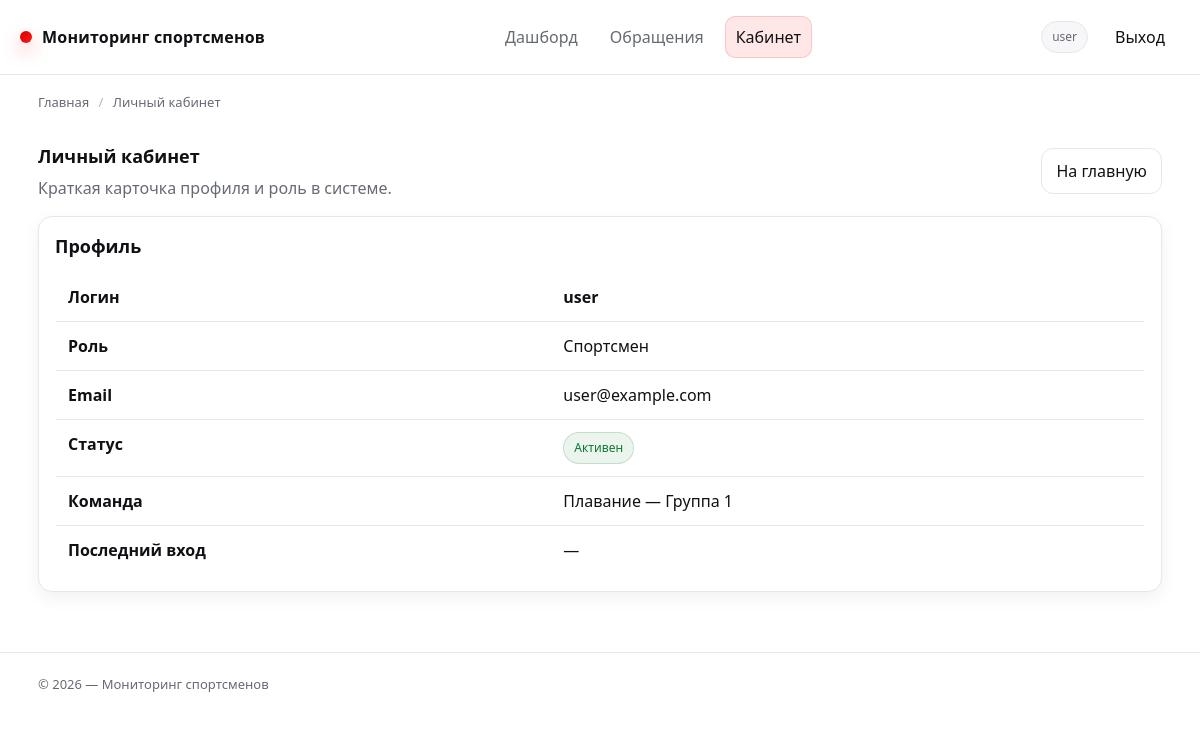
The page /cabinet/ (signed in) on the database its author committed.
### app/models.py (models this page shows, shortened)
class User(db.Model, UserMixin):
    __tablename__ = "users"
    id = db.Column(db.Integer, primary_key=True)
    username = db.Column(db.String(64), unique=True, nullable=False, index=True)
    email = db.Column(db.String(120), unique=True, nullable=True, index=True)
    password_hash = db.Column(db.String(255), nullable=False)
    role = db.Column(db.String(32), nullable=False, default=ROLE_USER, index=True)
    is_active = db.Column(db.Boolean, nullable=False, default=True)
    created_at = db.Column(db.DateTime, nullable=False, default=datetime.utcnow)
    last_login_at = db.Column(db.DateTime, nullable=True)
    measurements_created = db.relationship(
        "Measurement",
        back_populates="created_by",
        lazy="select",
    )
    feedback_created = db.relationship(
        "Feedback",
        back_populates="author",
        lazy="select",
    )
    exports_created = db.relationship(
        "ExportBatch",
        back_populates="created_by",
        lazy="select",
    )
    teams_managed = db.relationship(
        "Team",
        back_populates="coach",
        lazy="select",
    )
    alerts_closed = db.relationship(
        "Alert",
        back_populates="closed_by",
        lazy="select",
        foreign_keys="Alert.closed_by_id",
    )
    audit_events = db.relationship(
        "AuditLog",
        back_populates="user",
        lazy="select",
    )
    athlete = db.relationship(
        "Athlete",
        back_populates="user",
        uselist=False,
        lazy="select",
    )
    def has_role(self, *roles: str) -> bool:
        return self.role in roles

class Team(db.Model):
    __tablename__ = "teams"
    id = db.Column(db.Integer, primary_key=True)
    name = db.Column(db.String(120), unique=True, nullable=False, index=True)
    coach_id = db.Column(db.Integer, db.ForeignKey("users.id"), nullable=True, index=True)
    coach = db.relationship("User", back_populates="teams_managed", lazy="select")
    parent_id = db.Column(db.Integer, db.ForeignKey("teams.id"), nullable=True)
    parent = db.relationship("Team", remote_side=[id], backref="children")
    is_active = db.Column(db.Boolean, nullable=False, default=True)
    created_at = db.Column(db.DateTime, nullable=False, default=datetime.utcnow)
    athletes = db.relationship("Athlete", back_populates="team", lazy="select")

### app/cabinet.py (the view, shortened to what this page needs)
@bp.get("/")
@login_required
def cabinet_home():
    bc = crumbs(("Главная", url_for("routes.index")), ("Личный кабинет", ""))
    role_labels = {
        ROLE_ADMIN: "Администратор",
        ROLE_DOCTOR: "Врач",
        ROLE_COACH: "Тренер",
        ROLE_OPERATOR: "Оператор",
        ROLE_USER: "Спортсмен",
    }
    role_title = role_labels.get(getattr(current_user, "role", None), "—")
    athlete_profile = getattr(current_user, "athlete", None)
    is_coach_role = is_coach(current_user)
    team_label = None
    coach_team = None
    team_members = []
    users_pool = []
    if athlete_profile and athlete_profile.team:
        team_label = athlete_profile.team.name
    return render_template(
        "cabinet.html",
        breadcrumbs=bc,
        athlete_profile=athlete_profile,
        role_title=role_title,
        team_label=team_label,
        coach_team=coach_team,
        team_members=team_members,
        users_pool=users_pool,
    )

### app/__init__.py (called while the page is built)
@login_manager.user_loader
def load_user(user_id: str):
    try:
        return db.session.get(User, int(user_id))
    except Exception:
        return None

### app/permissions.py (called while the page is built)
def _is_active_user(user: Optional[User]) -> bool:
    return bool(user and getattr(user, "is_authenticated", False) and getattr(user, "is_active", True))

def has_role(user: Optional[User], *roles: str) -> bool:
    if not _is_active_user(user):
        return False
    return bool(getattr(user, "has_role", lambda *_: False)(*roles))

def is_admin(user: Optional[User]) -> bool:
    return has_role(user, ROLE_ADMIN)

def is_doctor(user: Optional[User]) -> bool:
    return has_role(user, ROLE_DOCTOR)

def is_coach(user: Optional[User]) -> bool:
    return has_role(user, ROLE_COACH)

def is_operator(user: Optional[User]) -> bool:
    return has_role(user, ROLE_OPERATOR)

def is_user(user: Optional[User]) -> bool:
    return has_role(user, ROLE_USER)

def is_staff(user: Optional[User]) -> bool:
    return has_role(user, ROLE_ADMIN, ROLE_DOCTOR, ROLE_COACH, ROLE_OPERATOR)

### app/utils.py (called while the page is built)
def crumbs(*items: Tuple[str, str]) -> List[Dict[str, str]]:
    return [{"title": title, "url": url or ""} for title, url in items]

### app/templates/cabinet.html (shortened to what this page needs)
{% extends "base.html" %}
{% block content %}
  <div class="row space-between">
    <div>
      <h1 class="card__title" style="margin:0;">Личный кабинет</h1>
      <p class="card__subtitle" style="margin:6px 0 0;">
        Краткая карточка профиля и роль в системе.
      </p>
    </div>
    <div class="row">
      <a class="btn" href="{{ url_for('routes.index') }}">На главную</a>
    </div>
  </div>
  <div class="card mt-16">
    <div class="card__body">
      <h2 class="card__title">Профиль</h2>
      <table class="table mt-12">
        <tbody>
          <tr>
            <th>Логин</th>
            <td><b>{{ current_user.username }}</b></td>
          </tr>
          <tr>
            <th>Роль</th>
            <td>{{ role_title }}</td>
          </tr>
          <tr>
            <th>Email</th>
            <td>{{ current_user.email or "—" }}</td>
          </tr>
          <tr>
            <th>Статус</th>
            <td>
              {% if current_user.is_active %}
                <span class="badge badge--ok">Активен</span>
              {% else %}
                <span class="badge badge--warn">Неактивен</span>
              {% endif %}
            </td>
          </tr>
          {% if team_label %}
            <tr>
              <th>Команда</th>
              <td>{{ team_label }}</td>
            </tr>
          {% endif %}
          <tr>
            <th>Последний вход</th>
            <td>{{ current_user.last_login_at.strftime('%Y-%m-%d %H:%M') if current_user.last_login_at else "—" }}</td>
          </tr>
        </tbody>
      </table>
    </div>
  </div>
{% endblock %}

### app/templates/partials/_nav.html (shortened to what this page needs)
<header class="header">
  <div class="container header__inner">
    <a class="brand" href="{{ url_for('routes.index') }}">
      <span class="brand__dot" aria-hidden="true"></span>
      <span>{{ APP_TITLE or "Мониторинг спортсменов" }}</span>
    </a>
    <nav class="nav" aria-label="Навигация">
      {% if is_authenticated %}
        <a href="{{ url_for('routes.index') }}"
           class="{% if request.endpoint == 'routes.index' %}is-active{% endif %}">
          Дашборд
        </a>
      {% endif %}
      <a href="{{ url_for('feedback.feedback_home') }}"
         class="{% if request.endpoint and request.endpoint.startswith('feedback.') %}is-active{% endif %}">
        Обращения
      </a>
      {% if current_user.is_authenticated %}
        <a href="{{ url_for('cabinet.cabinet_home') }}"
           class="{% if request.endpoint and request.endpoint.startswith('cabinet.') %}is-active{% endif %}">
          Кабинет
        </a>
      {% endif %}
    </nav>
    <div class="row">
      {% if current_user.is_authenticated %}
        <span class="badge" data-tip="Роль: {{ current_user.role }}">
          {{ current_user.username }}
        </span>
        <a class="btn btn--ghost" href="{{ url_for('auth.logout') }}">Выход</a>
      {% else %}
        <a class="btn" href="{{ url_for('auth.login') }}">Вход</a>
        <a class="btn btn--primary" href="{{ url_for('auth.register') }}">Регистрация</a>
      {% endif %}
    </div>
  </div>
</header>

### app/static/css/style.css (style rules this page uses)
:root { --bg:#ffffff; --surface:#f7f7f9; --surface-2:#ffffff; --text:#101114; --muted:#666a73; --border:#e6e7eb; --red:#d40000; --red-strong:#ff1a1a; --red-soft:#ffe7e7; --green:#0a7a2f; --yellow:#c48a00; --shadow:0 10px 28px rgba(16,17,20,.08); --shadow-sm:0 6px 18px rgba(16,17,20,.06); --radius:14px; --radius-sm:10px; --container:1160px; --focus:0 0 0 4px rgba(255,26,26,.25); }
* { box-sizing:border-box }
html,body { height:100% }
body { margin:0; font-family:ui-sans-serif,system-ui,-apple-system,Segoe UI,Roboto,Arial,"Apple Color Emoji","Segoe UI Emoji"; color:var(--text); background:var(--bg); line-height:1.5; -webkit-font-smoothing:antialiased; text-rendering:optimizeLegibility; }
a { color:inherit;text-decoration:none }
.container { max-width:var(--container); margin:0 auto; padding:0 18px; }
.header { position:sticky; top:0; z-index:50; background:rgba(255,255,255,.86); backdrop-filter:blur(10px); border-bottom:1px solid var(--border); }
.header__inner { display:flex; align-items:center; justify-content:space-between; padding:14px 0; gap:16px; }
.brand { display:flex; align-items:center; gap:10px; font-weight:800; letter-spacing:.2px; white-space:nowrap; }
.brand__dot { width:12px; height:12px; border-radius:999px; background:linear-gradient(135deg,var(--red),var(--red-strong)); box-shadow:0 8px 18px rgba(255,26,26,.35); }
.nav { display:flex; gap:10px; flex-wrap:wrap; align-items:center; }
.nav a { padding:8px 10px; border-radius:10px; color:var(--muted); transition:background .15s ease,color .15s ease,border-color .15s ease; border:1px solid transparent; }
.nav a.is-active { color:var(--text); background:var(--red-soft); border-color:rgba(212,0,0,.15); }
.btn { display:inline-flex; align-items:center; justify-content:center; gap:8px; border:1px solid var(--border); background:var(--surface-2); color:var(--text); padding:10px 14px; border-radius:12px; cursor:pointer; box-shadow:none; transition:transform .15s ease,box-shadow .15s ease,border-color .15s ease,background .15s ease; user-select:none; -webkit-tap-highlight-color:transparent; }
.btn--ghost { background:transparent; border-color:transparent; }
.badge { display:inline-flex; align-items:center; gap:6px; padding:6px 10px; border-radius:999px; font-size:12px; border:1px solid var(--border); background:var(--surface); color:var(--muted); white-space:nowrap; }
.badge--ok { background:rgba(10,122,47,.08); border-color:rgba(10,122,47,.18); color:var(--green); }
.card { border:1px solid var(--border); background:var(--surface-2); border-radius:var(--radius); box-shadow:var(--shadow-sm); }
.card__body { padding:16px }
.card__title { margin:0; font-size:18px; font-weight:800; }
.card__subtitle { margin:6px 0 0; color:var(--muted); }
.table { width:100%; border-collapse:collapse; overflow:hidden; border-radius:var(--radius); border:1px solid var(--border); background:#fff; }
.table th,.table td { padding:12px 12px; border-bottom:1px solid var(--border); text-align:left; vertical-align:top; }
.table tbody tr:last-child td { border-bottom:none }
.row { display:flex;gap:12px;align-items:center;flex-wrap:wrap }
.space-between { justify-content:space-between }
.mt-12 { margin-top:12px }
.mt-16 { margin-top:16px }

### rows shown on the page
User: username "user", email "user@example.com", last_login_at "—"
Team: name "Плавание — Группа 1"

### other values the page prints
{{ APP_TITLE or "Мониторинг спортсменов" }} "Мониторинг спортсменов"
{{ item.title }} "Главная"
{{ item.title }} "Личный кабинет"
{{ role_title }} "Спортсмен"
{{ APP_TITLE or "Мониторинг показателей здоровья спортсменов" }} "Мониторинг спортсменов"
